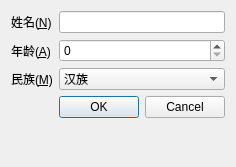
<?xml version="1.0" encoding="UTF-8"?>
<ui version="4.0">
 <class>Dialog</class>
 <widget class="QDialog" name="Dialog">
  <property name="geometry">
   <rect>
    <x>0</x>
    <y>0</y>
    <width>216</width>
    <height>167</height>
   </rect>
  </property>
  <property name="windowTitle">
   <string>Dialog</string>
  </property>
  <layout class="QFormLayout" name="formLayout">
   <item row="0" column="1">
    <widget class="QLineEdit" name="lineEdit">
     <property name="autoFillBackground">
      <bool>false</bool>
     </property>
    </widget>
   </item>
   <item row="2" column="0">
    <widget class="QLabel" name="label_2">
     <property name="text">
      <string>年龄(&amp;A)</string>
     </property>
     <property name="buddy">
      <cstring>spinBox</cstring>
     </property>
    </widget>
   </item>
   <item row="2" column="1">
    <widget class="QSpinBox" name="spinBox"/>
   </item>
   <item row="4" column="0">
    <widget class="QLabel" name="label_3">
     <property name="text">
      <string>民族(&amp;M)</string>
     </property>
     <property name="buddy">
      <cstring>comboBox</cstring>
     </property>
    </widget>
   </item>
   <item row="4" column="1">
    <widget class="QComboBox" name="comboBox">
     <item>
      <property name="text">
       <string>汉族</string>
      </property>
     </item>
     <item>
      <property name="text">
       <string>蒙族</string>
      </property>
     </item>
    </widget>
   </item>
   <item row="0" column="0">
    <widget class="QLabel" name="label">
     <property name="maximumSize">
      <size>
       <width>16777215</width>
       <height>751</height>
      </size>
     </property>
     <property name="text">
      <string>姓名(&amp;N)</string>
     </property>
     <property name="buddy">
      <cstring>lineEdit</cstring>
     </property>
    </widget>
   </item>
   <item row="5" column="1">
    <widget class="QDialogButtonBox" name="buttonBox">
     <property name="standardButtons">
      <set>QDialogButtonBox::Cancel|QDialogButtonBox::Ok</set>
     </property>
    </widget>
   </item>
  </layout>
 </widget>
 <resources/>
 <connections>
  <connection>
   <sender>label</sender>
   <signal>linkHovered(QString)</signal>
   <receiver>lineEdit</receiver>
   <slot>copy()</slot>
   <hints>
    <hint type="sourcelabel">
     <x>27</x>
     <y>18</y>
    </hint>
    <hint type="destinationlabel">
     <x>82</x>
     <y>23</y>
    </hint>
   </hints>
  </connection>
  <connection>
   <sender>label_2</sender>
   <signal>linkActivated(QString)</signal>
   <receiver>spinBox</receiver>
   <slot>stepDown()</slot>
   <hints>
    <hint type="sourcelabel">
     <x>38</x>
     <y>63</y>
    </hint>
    <hint type="destinationlabel">
     <x>117</x>
     <y>67</y>
    </hint>
   </hints>
  </connection>
  <connection>
   <sender>label_3</sender>
   <signal>linkActivated(QString)</signal>
   <receiver>comboBox</receiver>
   <slot>setEditText(QString)</slot>
   <hints>
    <hint type="sourcelabel">
     <x>17</x>
     <y>106</y>
    </hint>
    <hint type="destinationlabel">
     <x>102</x>
     <y>107</y>
    </hint>
   </hints>
  </connection>
 </connections>
</ui>
